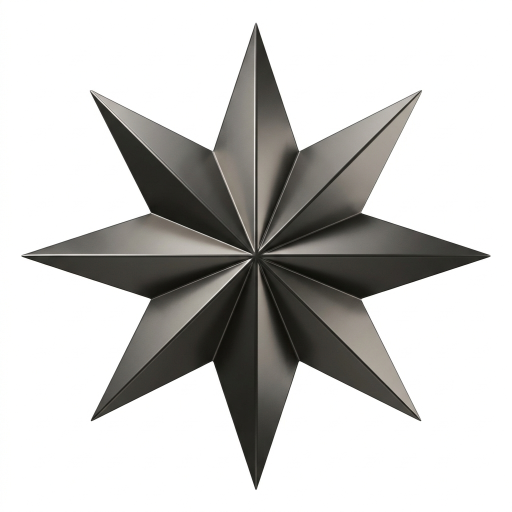
#> input picture worker/assets/estrela.jpg, 1024 x 1024 px (shown at 1/2 size); its folder holds only this picture in this run
$ python -i cta_fx.py   (imports and definitions only)
#> lines starting #> are read from the running program, lines starting #| are printed output that depends on the picture
"""Camada extra do fecho (CTA), igual para todos os estilos: logo, imagem e efeito.

O renderizador do estilo desenha o texto do CTA; aqui desenhamos por cima, quadro a quadro, só
o trecho do fecho (PNGs com transparência) e o ffmpeg sobrepõe ao vídeo. Roteiro antigo (sem
`cta.effect`/`cta.imageUrl`/`cta.logo`) sai igual a antes: só o logo da empresa, se houver.
"""
import math
import os
import shutil
import subprocess

import numpy as np
from PIL import Image, ImageDraw, ImageFilter

from .common import FPS, H, W

EFFECTS = ("none", "confete", "brilhos", "pulso", "flash", "seta")
LOGO_TOP = 150


# [12 lines left out: functions _ease_out_back, _rgb, not called in this run]


def _logo_card(path, max_w=420, max_h=200):
#> called with path = '../assets/estrela.jpg', max_w = 420, max_h = 200
    logo = Image.open(path).convert("RGBA")
    bbox = logo.getbbox()
#> bbox = (0, 0, 1024, 1024)
    if bbox:
        logo = logo.crop(bbox)
    s = min(max_w / logo.width, max_h / logo.height)
#> s = 0.195
    logo = logo.resize((max(1, round(logo.width * s)), max(1, round(logo.height * s))), Image.LANCZOS)
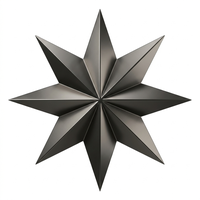
#> logo: PIL image 200x200 RGBA; mean R, G, B, A 202.4, 201.7, 199.8, 255
    pad = 36
    card = Image.new("RGBA", (logo.width + pad * 2, logo.height + pad * 2), (0, 0, 0, 0))
#> card: PIL image 272x272 RGBA; every value is 0
    ImageDraw.Draw(card).rounded_rectangle((0, 0, card.width - 1, card.height - 1), radius=28, fill=(255, 255, 255, 240))
    card.alpha_composite(logo, (pad, pad))
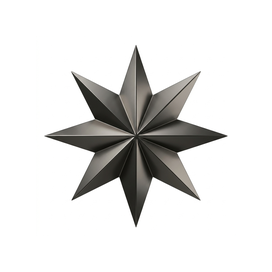
#> card: PIL image 272x272 RGBA; mean R, G, B, A 224.2, 223.8, 222.8, 245.9; transparent parts drawn white
    return card


# [34 lines left out: functions _image_card, _paste_scaled, not called in this run]


class _Effect:
    # [126 lines left out: functions __init__, draw, overlay_cta, not called in this run]

>>> result = _logo_card('../assets/estrela.jpg')

$ run again, on worker/assets/hera.jpg
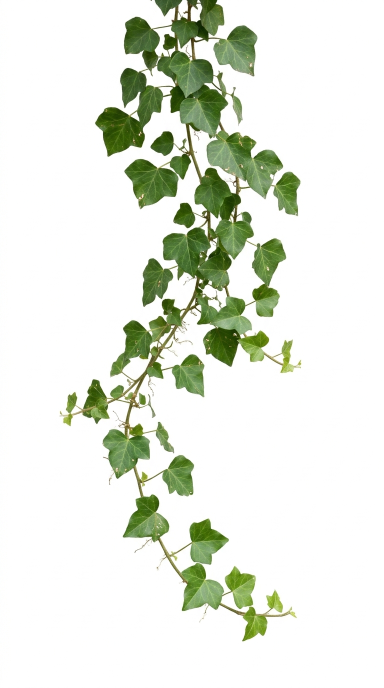
#> input picture worker/assets/hera.jpg, 768 x 1376 px (shown at 1/2 size)
#> bbox = (0, 0, 768, 1376)
#> in _logo_card, `logo = logo.resize((max(1, round(logo.width * s)), max(1, round(logo.h..`:
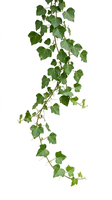
#> logo: PIL image 112x200 RGBA; mean R, G, B, A 227.9, 232.8, 221.7, 255
#> in _logo_card, `card.alpha_composite(logo, (pad, pad))`:
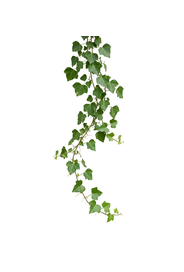
#> card: PIL image 184x272 RGBA; mean R, G, B, A 239.3, 241.5, 236.5, 243.4; transparent parts drawn white
